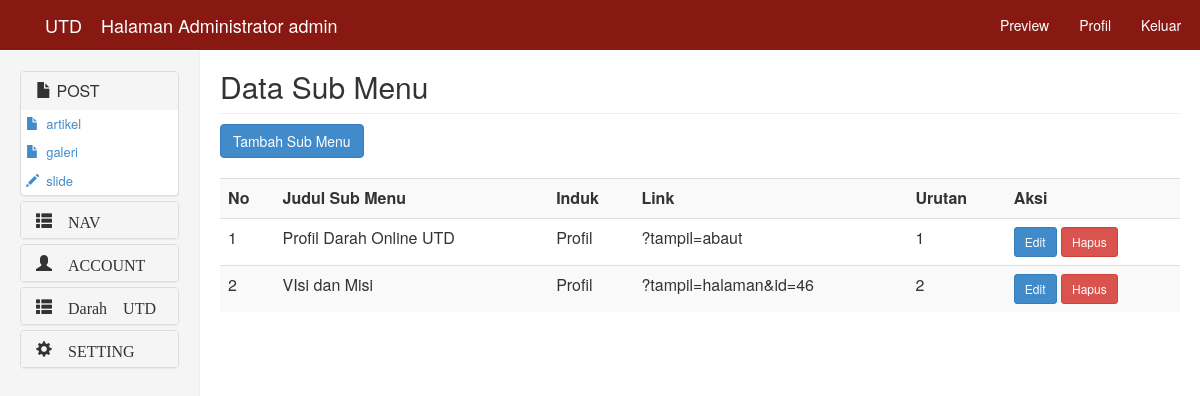
Screenshot of /admin/admin.php?tampil=submenu (signed in) with the database file from the repository.
### tables this page shows
CREATE TABLE IF NOT EXISTS `submenu` (
  `id_submenu` int(5) NOT NULL,
  `id_menu` int(5) NOT NULL,
  `judul` varchar(50) NOT NULL,
  `link` varchar(50) NOT NULL,
  `urutan` int(3) NOT NULL
);

CREATE TABLE IF NOT EXISTS `menu` (
  `id_menu` int(5) NOT NULL,
  `judul` varchar(50) NOT NULL,
  `link` varchar(50) NOT NULL,
  `urutan` int(3) NOT NULL
);

### admin/submenu/submenu_tampil.php (the view, shortened to what this page needs)
<h2 class="sub-header">Data Sub Menu</h2>
<a href="?tampil=submenu_tambah" class="btn btn-primary">Tambah Sub Menu</a><br><br>
<div class="table-responsive">
	<table class="table table-striped">
	<tr>
		<th>No</th>
		<th>Judul Sub Menu</th>
		<th>Induk</th>
		<th>Link</th>
		<th>Urutan</th>
		<th>Aksi</th>
	</tr>
	<?php
		$no=1;
		$sql = mysqli_query($koneksi, "SELECT * FROM submenu order by urutan") or die(mysqli_error($koneksi));
		while($data = mysqli_fetch_array($sql)){
			$sqlmenu = mysqli_query($koneksi, "SELECT * FROM menu where id_menu='$data[id_menu]'");
			$datamenu = mysqli_fetch_array($sqlmenu);
	?>
	<tr>
		<td> <?= $no; ?> </td>
		<td> <?= $data['judul']; ?> </td>
		<td> <?= $datamenu['judul']; ?> </td>
		<td> <?= $data['link']; ?> </td>
		<td> <?= $data['urutan']; ?> </td>
		<td>
			<a href="?tampil=submenu_edit&id=<?= $data['id_submenu']; ?>" class="btn btn-primary btn-sm"> Edit </a>
			<a onclick="return konfirmasihapus()" href="?tampil=submenu_hapus&id=<?= $data['id_submenu']; ?>" class="btn btn-danger btn-sm"> Hapus </a>
		</td>
	</tr>
	<?php
			$no++;
		}
	?>
</table>

### css/admin.css (style rules this page uses)
.sub-header { margin-top: 50px; padding-bottom: 10px; border-bottom: 1px solid #eee; }

### rows the page displays
submenu: judul "Profil Darah Online UTD", id_menu.judul "Profil", link "?tampil=abaut", urutan "1"
submenu: judul "VIsi dan Misi", id_menu.judul "Profil", link "?tampil=halaman&id=46", urutan "2"

### other values shown
$_SESSION['username'] "admin"
